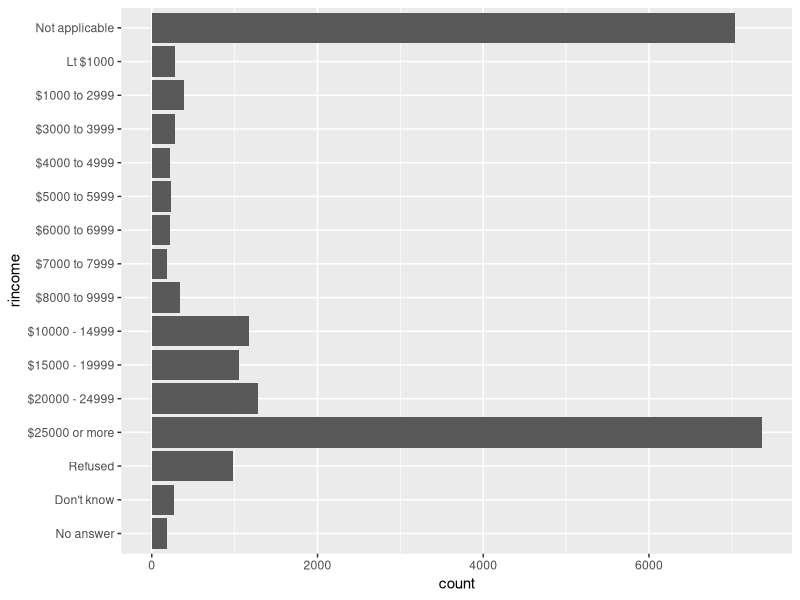
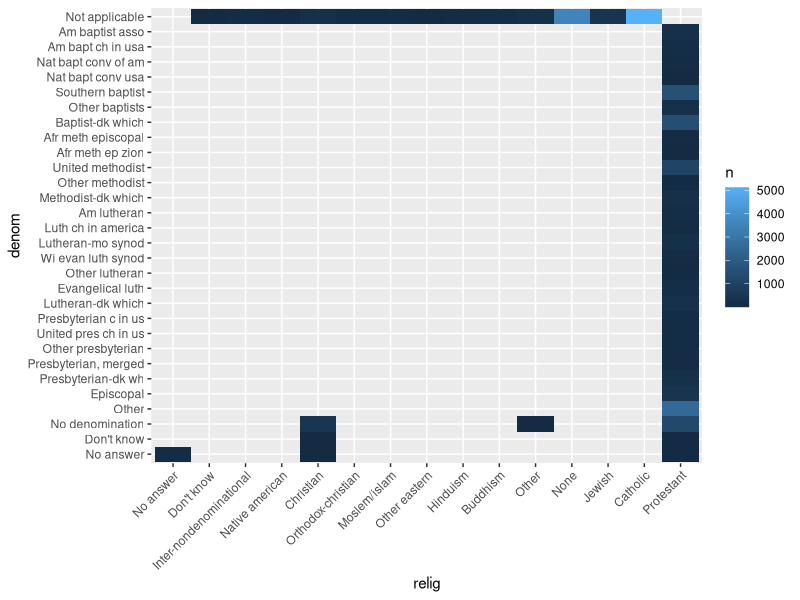
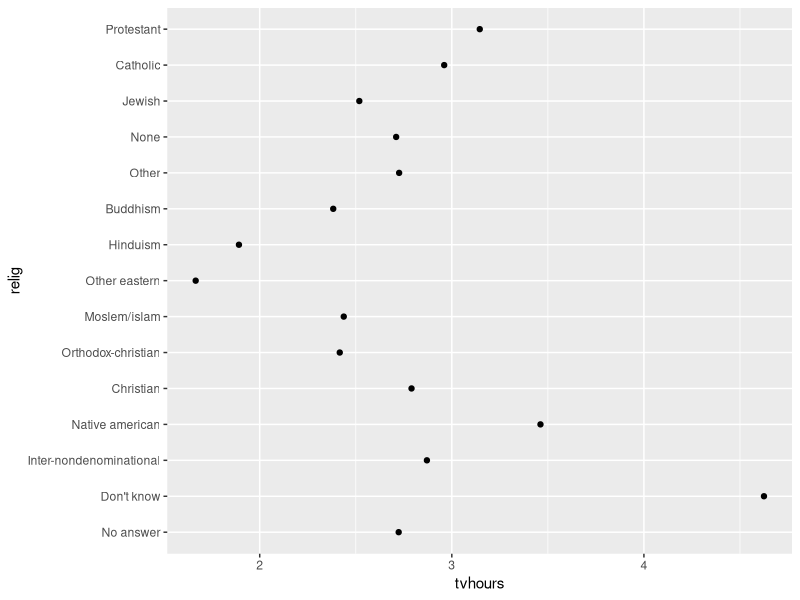
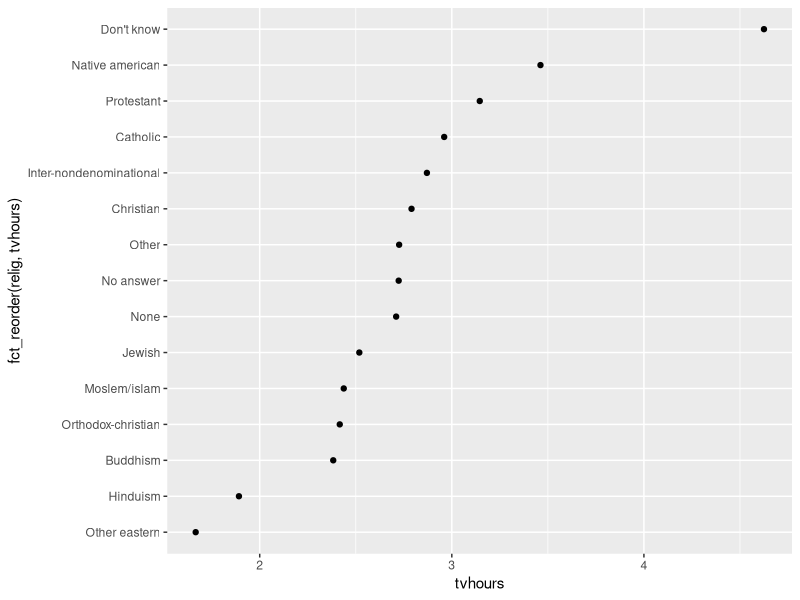
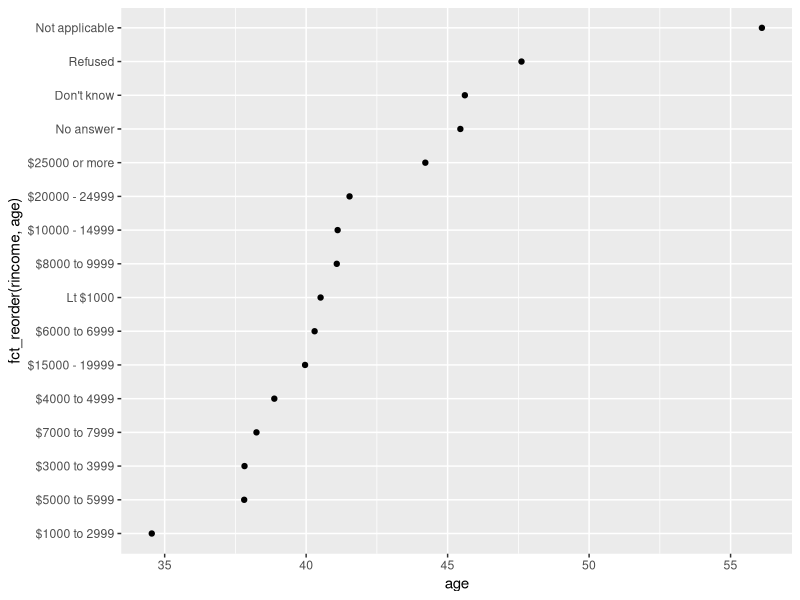
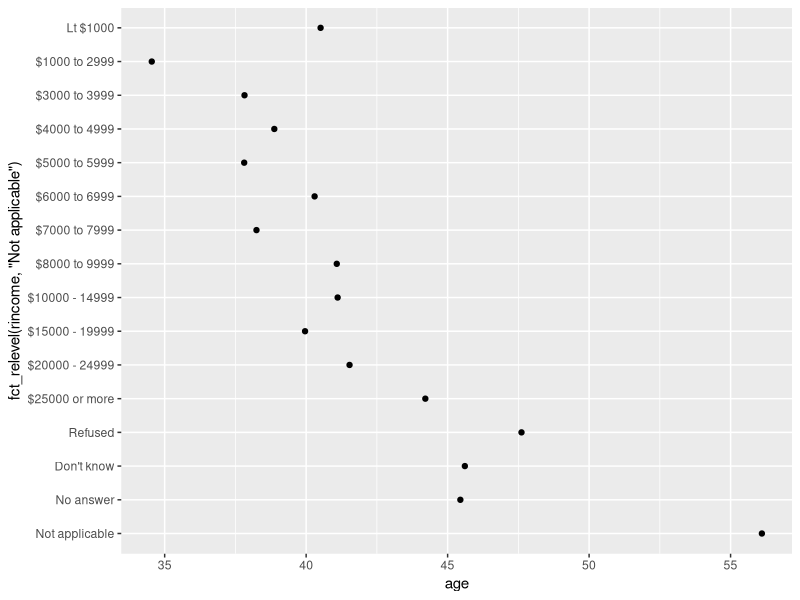
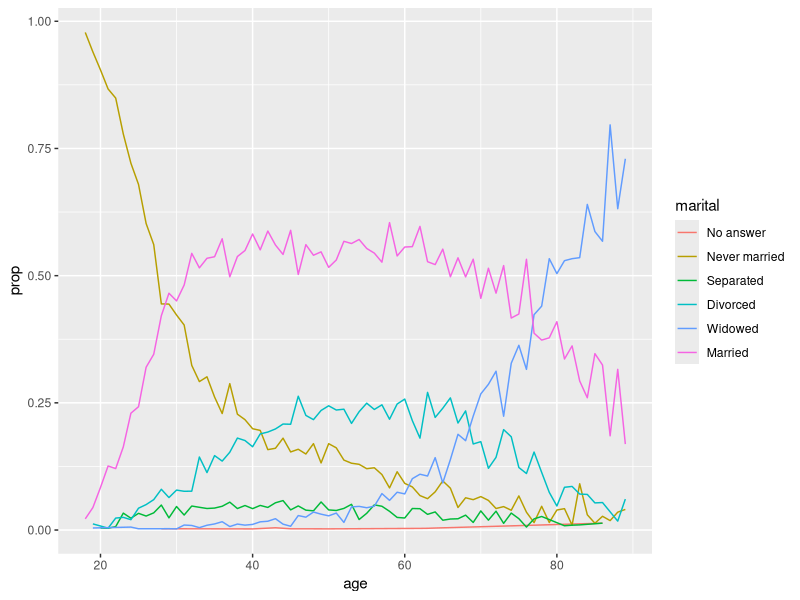
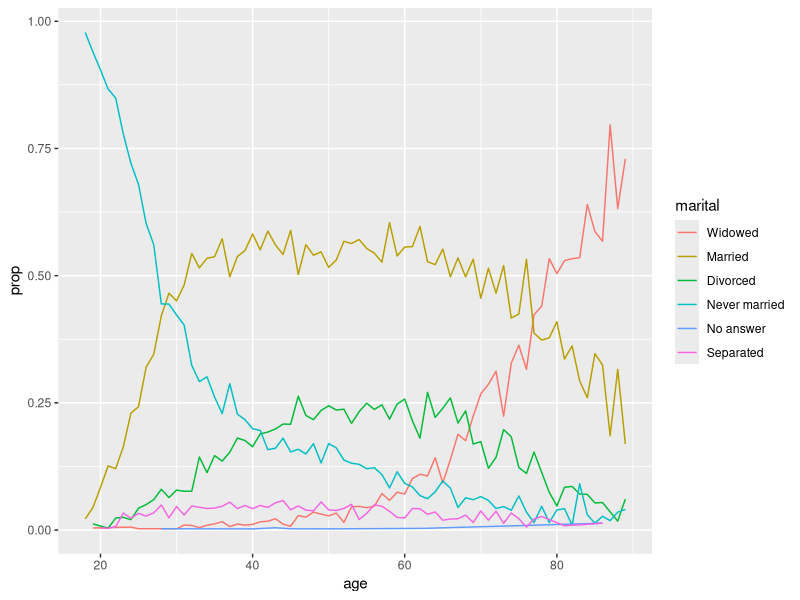

Generate these figures, in order, with R:
#' ---
#' title: "R4DS Wrangle Section: Factors Chapter"
#' author: "H. David Shea"
#' date: "21 January 2021"
#' output: github_document
#' ---
#'
library(tidyverse)

#' 15.3.1 exercise
#' 
#' Explore the distribution of rincome (reported income). What makes the default 
#' bar chart hard to understand? How could you improve the plot?
gss_cat %>% 
    count(rincome)

#' Explore the distribution of rincome (reported income).
#' What makes the default bar chart hard to understand? 
#' How could you improve the plot?
ggplot(gss_cat, aes(rincome)) +
    geom_bar() +
    coord_flip() +
    scale_x_discrete(drop = FALSE)
#' horizontal bars are easier to read
#' 

#' What is the most common relig in this survey? 
gss_cat %>% 
    count(relig, sort = TRUE) %>%
    head(1)
#' Protestant 10846
#' 

#' What’s the most common partyid?
gss_cat %>% 
    count(partyid, sort = TRUE) %>%
    head(1)
#' Independent         4119
#' 

#' Which relig does denom (denomination) apply to? 
#' How can you find out with a table? 
#' How can you find out with a visualization?
#' 
gss_cat %>% 
    count(relig, denom)

gss_cat %>% 
    count(relig, denom) %>%  
    ggplot(mapping = aes(x = relig, y = denom)) +
    geom_tile(mapping = aes(fill = n)) +
    theme(axis.text.x = element_text(angle = 45, hjust = 1))

#' 15.4 modifying factor order
#' 

#' factor reordering - general
relig_summary <- gss_cat %>%
    group_by(relig) %>%
    summarise(
        age = mean(age, na.rm = TRUE),
        tvhours = mean(tvhours, na.rm = TRUE),
        n = n()
    )
ggplot(relig_summary, aes(tvhours, relig)) + geom_point()
ggplot(relig_summary, aes(tvhours, fct_reorder(relig, tvhours))) +
    geom_point()

#' cases where factors have an implicit order shouldn't be reordered, in general
rincome_summary <- gss_cat %>%
    group_by(rincome) %>%
    summarise(
        age = mean(age, na.rm = TRUE),
        tvhours = mean(tvhours, na.rm = TRUE),
        n = n()
    )
ggplot(rincome_summary, aes(age, fct_reorder(rincome, age))) + geom_point()

#' factor reordering - specific: fct_relevel
ggplot(rincome_summary, aes(age, fct_relevel(rincome, "Not applicable"))) +
    geom_point()
#' however, potentially benefited from specific case reordering
#' 

#' ordering factors by largest values of another values - fct_reorder2
by_age <- gss_cat %>%
    filter(!is.na(age)) %>%
    count(age, marital) %>%
    group_by(age) %>%
    mutate(prop = n / sum(n))

ggplot(by_age, aes(age, prop, colour = marital)) +
    geom_line(na.rm = TRUE)

ggplot(by_age, aes(age, prop, colour = fct_reorder2(marital, age, prop))) +
    geom_line() +
    labs(colour = "marital")

gss_cat %>%
    mutate(marital = marital %>% fct_infreq() %>% fct_rev()) %>%
    ggplot(aes(marital)) +
    geom_bar()

#' 15.4.1 exercises
#' 
#' There are some suspiciously high numbers in tvhours. 
#' Is the mean a good summary?
#' 
summary(gss_cat$tvhours)
#' mean is pretty close to median because the large outliers are few in number
#' but there are a large number of NAs as well
#' 

#' For each factor in gss_cat identify whether the order of the levels is arbitrary or 
#' principled.
#' 
levels(gss_cat$marital)
#' somewhat - never separated from versions of married
levels(gss_cat$race)
#' no
levels(gss_cat$rincome)
#' yes
levels(gss_cat$relig)
#' maybe some, but nothing consistent 
levels(gss_cat$denom)
#' somewhat - some logical groups within protestant
#' 

#' Why did moving “Not applicable” to the front of the levels move it to the bottom of 
#' the plot?
levels(gss_cat$rincome)
levels(fct_relevel(gss_cat$rincome, "Not applicable"))
#' as all unlisted levels stay the same, "Not app" became the first.  Default boxplot 
#' puts highest ordinal numbered factors from top down
#' 

#' 15.5 modifying factor levels
#' 

#' partyid has some continuity in factor (e.g., right to middle to left)
levels(gss_cat$partyid)
 
#' Category descriptions coud be better - consistent and more descriptive
gss_cat %>%
    mutate(partyid = fct_recode(partyid,
                                "Republican, strong"    = "Strong republican",
                                "Republican, weak"      = "Not str republican",
                                "Independent, near rep" = "Ind,near rep",
                                "Independent, near dem" = "Ind,near dem",
                                "Democrat, weak"        = "Not str democrat",
                                "Democrat, strong"      = "Strong democrat"
    )) %>%
    count(partyid)

#' and put all non specific answers in one group: other
gss_cat %>%
    mutate(partyid = fct_recode(partyid,
                                "Republican, strong"    = "Strong republican",
                                "Republican, weak"      = "Not str republican",
                                "Independent, near rep" = "Ind,near rep",
                                "Independent, near dem" = "Ind,near dem",
                                "Democrat, weak"        = "Not str democrat",
                                "Democrat, strong"      = "Strong democrat",
                                "Other"                 = "No answer",
                                "Other"                 = "Don't know",
                                "Other"                 = "Other party"
    )) %>%
    ggplot(aes(partyid)) +
    geom_bar() +
    coord_flip()
#'

#' lumping groups together: fct_lump
r1 <- gss_cat %>%
    count(relig, sort = TRUE) %>%
    transmute(relig, n_pre_lump = n)

r2 <- gss_cat %>%
    mutate(relig = fct_lump(relig, n = 10)) %>%
    count(relig, sort = TRUE) %>%
    transmute(relig, n_post_lump = n)

r1 %>% left_join(r2, by = "relig")

#' 15.5.1 exercises
#' 
#' How have the proportions of people identifying as Democrat, Republican, and 
#' Independent changed over time?
#' 
gss_cat %>%
    mutate(
        partyid = 
            fct_collapse(partyid,
                         Other = c("No answer", "Don't know", "Other party"),
                         Republican = c("Strong republican", "Not str republican"),
                         Independent = c("Ind,near rep", "Independent", "Ind,near dem"),
                         Democrat = c("Not str democrat", "Strong democrat")
            )
    ) %>%
    count(year, partyid) %>%
    group_by(year) %>%
    mutate(pct = 100 * n / sum(n)) %>%
    ggplot(aes(x = year, y = pct, color = fct_reorder2(partyid, year, pct))) +
    geom_line() +
    labs(color = "Political Party", x = "Year", y = "% of Population")

#' How could you collapse rincome into a small set of categories?
gss_cat %>%
    mutate(
        rincome = 
            fct_collapse(rincome,
                         "Other" = c("No answer", "Don't know", "Refused", "Not applicable"),
                         "Less Than $5000" = c("Lt $1000", "$1000 to 2999", "$3000 to 3999", "$4000 to 4999"),
                         "$5000 - $9999"   = c("$5000 to 5999", "$6000 to 6999", "$7000 to 7999", "$8000 to 9999")
            )
    ) %>%
    ggplot( aes(rincome)) +
    geom_bar() +
    coord_flip() +
    scale_x_discrete(drop = FALSE)
